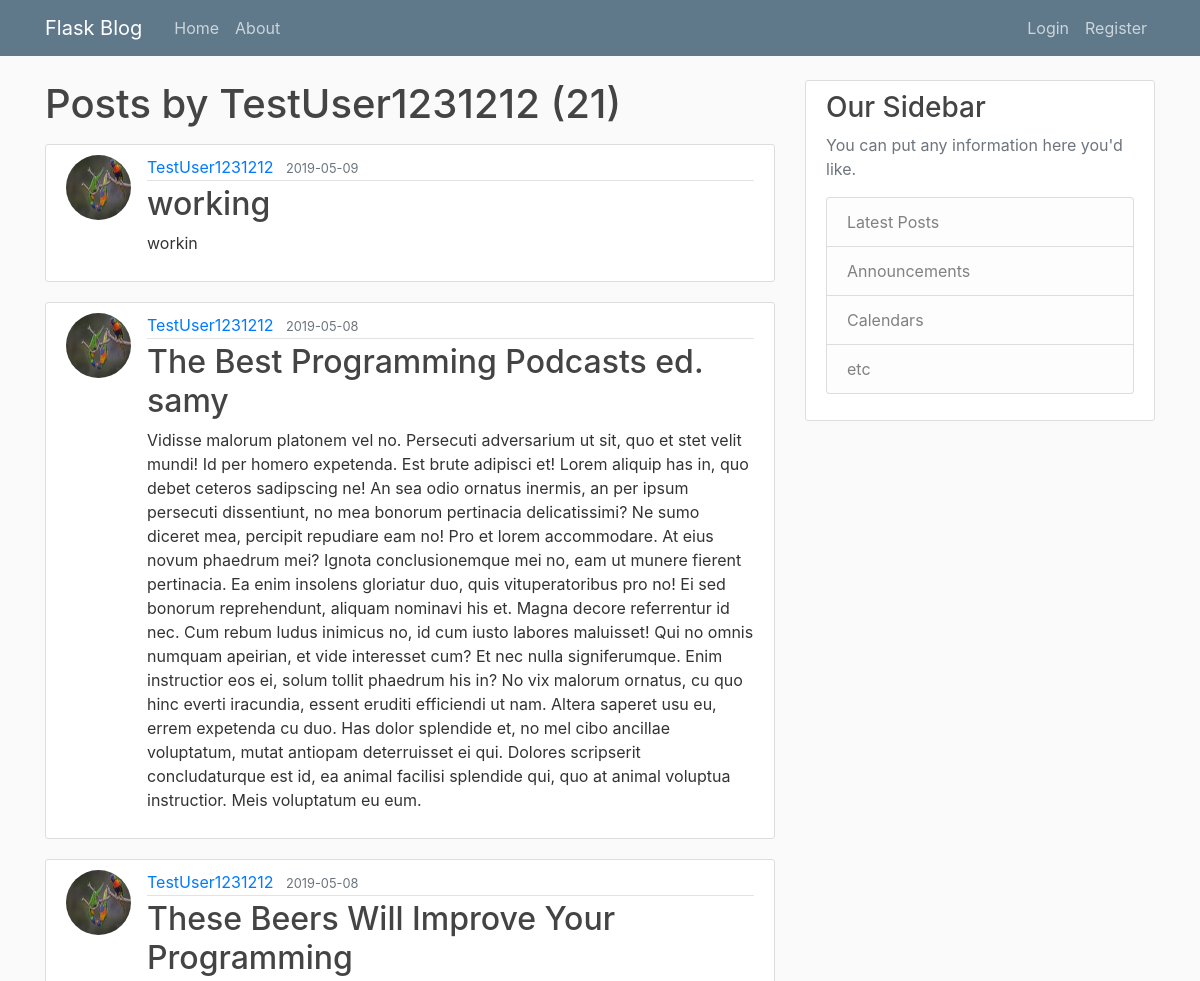
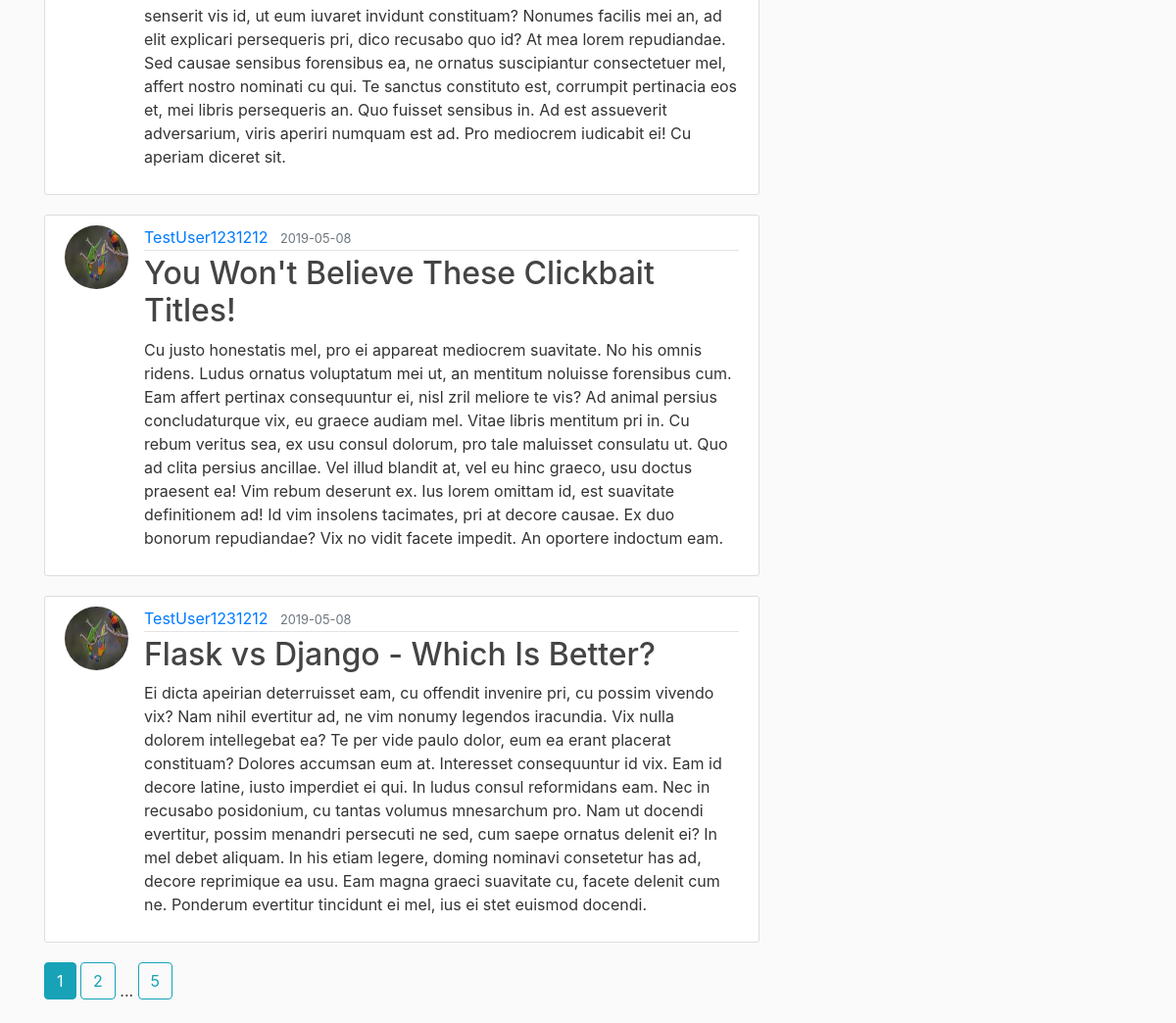
/user/TestUser1231212, run on the app's committed database (2 pictures, top to bottom).
### flaskblog/models.py (models this page shows, shortened)
class User(db.Model, UserMixin):
    id = db.Column(db.Integer, primary_key=True)
    username = db.Column(db.String(20), unique=True, nullable=False)
    email = db.Column(db.String(120), unique=True, nullable=False)
    image_file = db.Column(db.String(20), nullable=False,
                           default='default.jpg')
    password = db.Column(db.String(60), nullable=False)
    posts = db.relationship('Post', backref='author', lazy=True)

class Post(db.Model):
    id = db.Column(db.Integer, primary_key=True)
    title = db.Column(db.String(100), nullable=False)
    date_posted = db.Column(
        db.DateTime(), nullable=False, default=datetime.utcnow)
    content = db.Column(db.Text, nullable=False)
    user_id = db.Column(db.Integer, db.ForeignKey('user.id'), nullable=False)

### flaskblog/users/routes.py (the view)
@users.route('/user/<string:username>')
def user_posts(username):
    page = request.args.get('page', 1, type=int)
    user = User.query.filter_by(username=username).first_or_404()
    posts = Post.query.filter_by(author=user).order_by(
        Post.date_posted.desc()).paginate(page=page, per_page=5)
    return render_template('user_posts.html', posts=posts, user=user)

### flaskblog/templates/user_posts.html
{% extends "layout.html" %}
{% block content%}
<h1 class="mb-3">Posts by {{user.username}} ({{ posts.total }})</h1>
{% for post in posts.items %}
<article class="media content-section">
  <img class="rounded-circle article-img"
    src="{{ url_for('static', filename='profile_pics/' + post.author.image_file) }}">
  <div class="media-body">
    <div class="article-metadata">
      <a class="mr-2"
        href="{{ url_for('users.user_posts', username=post.author.username)}}">{{ post.author.username }}</a>
      <small class="text-muted">{{ post.date_posted.strftime('%Y-%m-%d') }}</small>
    </div>
    <h2><a class="article-title" href="{{ url_for('posts.post', post_id = post.id) }}">{{ post.title }}</a></h2>
    <p class="article-content">{{ post.content }}</p>
  </div>
</article>
{% endfor %}
{% for page_num in posts.iter_pages(left_edge=1, right_edge=1, left_current=1, right_current=2) %}
{% if page_num %}
{% if posts.page == page_num %}
<a class="btn btn-info mb-4"
  href="{{ url_for('users.user_posts', username=user.username, page=page_num) }}">{{ page_num }}</a>
{% else %}
<a class="btn btn-outline-info mb-4"
  href="{{ url_for('users.user_posts', username=user.username, page=page_num) }}">{{ page_num }}</a>
{% endif %}
{% else %}
...
{% endif %}
{% endfor %}
{% endblock content %}

### flaskblog/static/main.css (style rules this page uses)
body { background: #fafafa; color: #333333; margin-top: 5rem; }
h1, h2, h3, h4, h5, h6 { color: #444444; }
.content-section { background: #ffffff; padding: 10px 20px; border: 1px solid #dddddd; border-radius: 3px; margin-bottom: 20px; }
.article-title { color: #444444; }
.article-content { white-space: pre-line; }
.article-img { height: 65px; width: 65px; margin-right: 16px; }
.article-metadata { padding-bottom: 1px; margin-bottom: 4px; border-bottom: 1px solid #e3e3e3 }

### data on the page
User: username "TestUser1231212"
Post: image_file (picture), author.username "TestUser1231212", date_posted "2019-05-09", title "working", content "workin"
Post: image_file (picture), author.username "TestUser1231212", date_posted "2019-05-08", title "The Best Programming Podcasts ed. samy", content "Vidisse malorum platonem vel no. Persecuti adversarium ut sit, quo et stet velit mundi! Id per homero expetenda. Est brute adipisci et! Lorem aliquip has in, quo debet ceteros sadipscing ne! An sea odio ornatus inermis, an per ipsum persecuti dissentiunt, no mea bonorum pertinacia delicatissimi? Ne sumo diceret mea, percipit repudiare eam no! Pro et lorem accommodare. At eius novum phaedrum mei? Ignota conclusionemque mei no, eam ut munere fierent pertinacia. Ea enim insolens gloriatur duo, quis vituperatoribus pro no! Ei sed bonorum reprehendunt, aliquam nominavi his et. Magna decore referrentur id nec. Cum rebum ludus inimicus no, id cum iusto labores maluisset! Qui no omnis numquam…"
Post: image_file (picture), author.username "TestUser1231212", date_posted "2019-05-08", title "These Beers Will Improve Your Programming", content "senserit vis id, ut eum iuvaret invidunt constituam? Nonumes facilis mei an, ad elit explicari persequeris pri, dico recusabo quo id? At mea lorem repudiandae. Sed causae sensibus forensibus ea, ne ornatus suscipiantur consectetuer mel, affert nostro nominati cu qui. Te sanctus constituto est, corrumpit pertinacia eos et, mei libris persequeris an. Quo fuisset sensibus in. Ad est assueverit adversarium, viris aperiri numquam est ad. Pro mediocrem iudicabit ei! Cu aperiam diceret sit."
Post: image_file (picture), author.username "TestUser1231212", date_posted "2019-05-08", title "You Won't Believe These Clickbait Titles!", content "Cu justo honestatis mel, pro ei appareat mediocrem suavitate. No his omnis ridens. Ludus ornatus voluptatum mei ut, an mentitum noluisse forensibus cum. Eam affert pertinax consequuntur ei, nisl zril meliore te vis? Ad animal persius concludaturque vix, eu graece audiam mel. Vitae libris mentitum pri in. Cu rebum veritus sea, ex usu consul dolorum, pro tale maluisset consulatu ut. Quo ad clita persius ancillae. Vel illud blandit at, vel eu hinc graeco, usu doctus praesent ea! Vim rebum deserunt ex. Ius lorem omittam id, est suavitate definitionem ad! Id vim insolens tacimates, pri at decore causae. Ex duo bonorum repudiandae? Vix no vidit facete impedit. An oportere indoctum eam."
Post: image_file (picture), author.username "TestUser1231212", date_posted "2019-05-08", title "Flask vs Django - Which Is Better?", content "Ei dicta apeirian deterruisset eam, cu offendit invenire pri, cu possim vivendo vix? Nam nihil evertitur ad, ne vim nonumy legendos iracundia. Vix nulla dolorem intellegebat ea? Te per vide paulo dolor, eum ea erant placerat constituam? Dolores accumsan eum at. Interesset consequuntur id vix. Eam id decore latine, iusto imperdiet ei qui. In ludus consul reformidans eam. Nec in recusabo posidonium, cu tantas volumus mnesarchum pro. Nam ut docendi evertitur, possim menandri persecuti ne sed, cum saepe ornatus delenit ei? In mel debet aliquam. In his etiam legere, doming nominavi consetetur has ad, decore reprimique ea usu. Eam magna graeci suavitate cu, facete delenit cum ne. Ponderum…"

### other printed values
{{ posts.total }} "21"
{{ page_num }} "1"
{{ page_num }} "2" "5"
